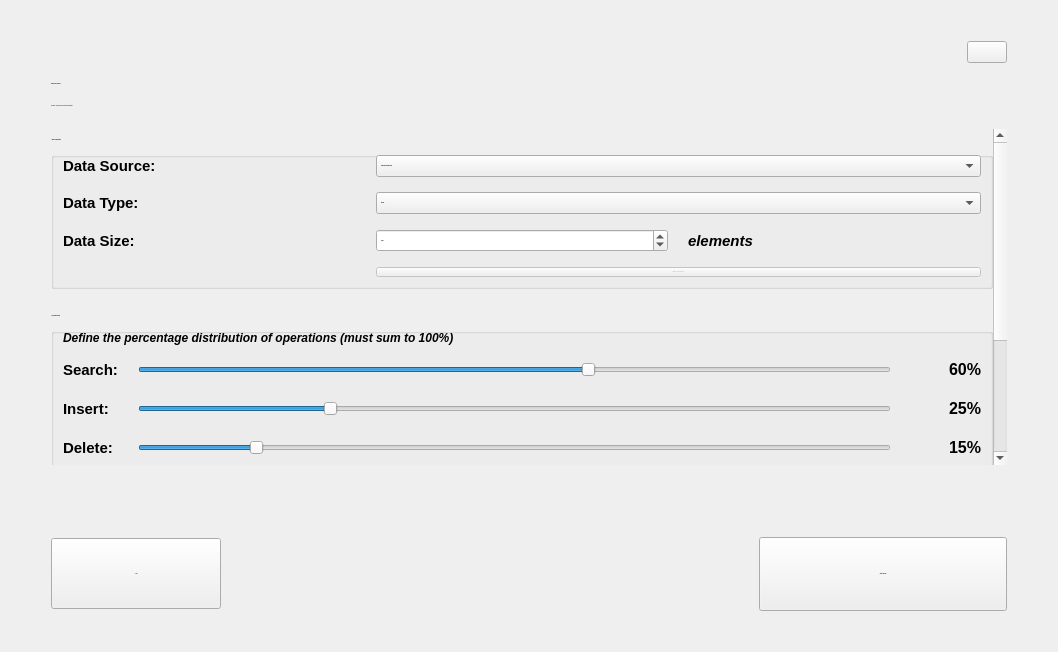
<?xml version="1.0" encoding="UTF-8"?>
<ui version="4.0">
 <class>NewAnalysis</class>
 <widget class="NewAnalysis" name="NewAnalysis">
  <property name="geometry">
   <rect>
    <x>0</x>
    <y>0</y>
    <width>1058</width>
    <height>652</height>
   </rect>
  </property>
  <property name="windowTitle">
   <string>New Analysis - DSA Optimizer</string>
  </property>
  <property name="styleSheet">
   <string notr="true">/* Main Window - Dark Theme */
NewAnalysis {
    background-color: #1a1d2e;
}

/* Content Area */
#contentArea {
    background-color: #1a1d2e;
}

/* Page Title */
#pageTitle {
    color: #ffffff;
    font-size: 32px;
    font-weight: bold;
}

#pageSubtitle {
    color: #8b92a7;
    font-size: 14px;
}

/* Group Boxes */
QGroupBox {
    background-color: #1f2333;
    border: 1px solid #2a2d3e;
    border-radius: 12px;
    padding: 20px;
    margin-top: 15px;
    color: #ffffff;
    font-size: 14px;
    font-weight: bold;
}

QGroupBox::title {
    subcontrol-origin: margin;
    subcontrol-position: top left;
    padding: 0 10px;
    background-color: #1f2333;
    color: #ffffff;
    font-size: 14px;
}

/* Labels */
QLabel {
    color: #ffffff;
}

QLabel[font-style=&quot;italic&quot;] {
    color: #8b92a7;
    font-style: italic;
}

/* Combo Boxes */
QComboBox {
    background-color: #2a2d3e;
    border: 1px solid #353847;
    border-radius: 8px;
    padding: 10px 15px;
    color: #ffffff;
    selection-background-color: #00d4ff;
    min-height: 40px;
    font-size: 14px;
}

QComboBox:hover {
    border-color: #00d4ff;
}

QComboBox::drop-down {
    border: none;
}

QComboBox::down-arrow {
    border-left: 5px solid transparent;
    border-right: 5px solid transparent;
    border-top: 5px solid #8b92a7;
    margin-right: 10px;
}

QComboBox QAbstractItemView {
    background-color: #2a2d3e;
    border: 1px solid #353847;
    border-radius: 8px;
    color: #ffffff;
    selection-background-color: #00d4ff;
}

/* Spin Box */
QSpinBox {
    background-color: #2a2d3e;
    border: 1px solid #353847;
    border-radius: 8px;
    padding: 10px 15px;
    color: #ffffff;
    min-height: 40px;
    font-size: 14px;
}

QSpinBox:hover {
    border-color: #00d4ff;
}

QSpinBox::up-button, QSpinBox::down-button {
    background-color: #353847;
    border: none;
    border-radius: 4px;
    width: 24px;
}

/* Sliders */
QSlider::groove:horizontal {
    height: 8px;
    background: #2a2d3e;
    border-radius: 4px;
}

QSlider::handle:horizontal {
    background: #00d4ff;
    width: 24px;
    height: 24px;
    margin: -8px 0;
    border-radius: 12px;
}

QSlider::handle:horizontal:hover {
    background: #00b8e6;
}

QSlider::sub-page:horizontal {
    background: #00d4ff;
    border-radius: 4px;
}

/* Check Boxes */
QCheckBox {
    color: #ffffff;
    spacing: 12px;
    font-size: 14px;
}

QCheckBox::indicator {
    width: 22px;
    height: 22px;
    border: 2px solid #353847;
    border-radius: 6px;
    background-color: #2a2d3e;
}

QCheckBox::indicator:checked {
    background-color: #00d4ff;
    border-color: #00d4ff;
}

QCheckBox::indicator:hover {
    border-color: #00d4ff;
}

/* Buttons */
QPushButton {
    border-radius: 8px;
    font-size: 14px;
    font-weight: normal;
    padding: 12px 24px;
}

QPushButton#uploadFileButton {
    background-color: #2a2d3e;
    color: #ffffff;
    border: 1px solid #353847;
    min-height: 40px;
}

QPushButton#uploadFileButton:hover {
    background-color: #353847;
    border-color: #00d4ff;
}

QPushButton#uploadFileButton:disabled {
    background-color: #1f2333;
    color: #5a5f6e;
    border-color: #2a2d3e;
}

QPushButton#backButton {
    background-color: #2a2d3e;
    color: #ffffff;
    border: 1px solid #353847;
    min-width: 120px;
    min-height: 40px;
}

QPushButton#backButton:hover {
    background-color: #353847;
    border-color: #ff6b6b;
}

QPushButton#startAnalysisButton {
    background-color: #00d4ff;
    color: #ffffff;
    border: none;
    font-weight: bold;
    min-width: 200px;
    min-height: 40px;
}

QPushButton#startAnalysisButton:hover {
    background-color: #00b8e6;
}

/* Scroll Area */
QScrollArea {
    border: none;
    background-color: transparent;
}

QScrollArea &gt; QWidget &gt; QWidget {
    background-color: transparent;
}

QScrollBar:vertical {
    background-color: #2a2d3e;
    width: 10px;
    border-radius: 5px;
}

QScrollBar::handle:vertical {
    background-color: #353847;
    border-radius: 5px;
    min-height: 20px;
}

QScrollBar::handle:vertical:hover {
    background-color: #00d4ff;
}

/* Value Labels */
QLabel.valueLabel {
    color: #00d4ff;
    font-size: 14px;
    font-weight: bold;
}

/* Total Percentage Label */
#totalPercentageLabel {
    color: #4ade80;
    font-size: 14px;
    font-weight: bold;
}

/* Settings Button */
QPushButton#settingsButton {
    background-color: transparent;
    border: none;
    color: #8b92a7;
    font-size: 20px;
}

QPushButton#settingsButton:hover {
    color: #ffffff;
}

/* Grid Layout Spacing */
QGridLayout {
    spacing: 15px;
}</string>
  </property>
  <layout class="QVBoxLayout" name="verticalLayout">
   <item>
    <layout class="QHBoxLayout" name="horizontalLayout" stretch="1">
     <property name="spacing">
      <number>0</number>
     </property>
     <property name="leftMargin">
      <number>0</number>
     </property>
     <property name="topMargin">
      <number>0</number>
     </property>
     <property name="rightMargin">
      <number>0</number>
     </property>
     <property name="bottomMargin">
      <number>0</number>
     </property>
     <item>
      <widget class="QFrame" name="contentArea">
       <layout class="QVBoxLayout" name="verticalLayout_2">
        <property name="spacing">
         <number>20</number>
        </property>
        <property name="leftMargin">
         <number>40</number>
        </property>
        <property name="topMargin">
         <number>30</number>
        </property>
        <property name="rightMargin">
         <number>40</number>
        </property>
        <property name="bottomMargin">
         <number>30</number>
        </property>
        <item>
         <layout class="QHBoxLayout" name="horizontalLayout_3">
          <item>
           <spacer name="horizontalSpacer">
            <property name="orientation">
             <enum>Qt::Orientation::Horizontal</enum>
            </property>
            <property name="sizeHint" stdset="0">
             <size>
              <width>40</width>
              <height>20</height>
             </size>
            </property>
           </spacer>
          </item>
          <item>
           <widget class="QPushButton" name="settingsButton">
            <property name="text">
             <string/>
            </property>
            <property name="icon">
             <iconset resource="../resources/resources.qrc">
              <normaloff>:/Icons/settings_24dp_E3E3E3_FILL0_wght400_GRAD0_opsz24.svg</normaloff>:/Icons/settings_24dp_E3E3E3_FILL0_wght400_GRAD0_opsz24.svg</iconset>
            </property>
            <property name="iconSize">
             <size>
              <width>30</width>
              <height>30</height>
             </size>
            </property>
           </widget>
          </item>
         </layout>
        </item>
        <item>
         <widget class="QLabel" name="pageTitle">
          <property name="font">
           <font>
            <pointsize>-1</pointsize>
            <bold>true</bold>
           </font>
          </property>
          <property name="text">
           <string>Create New Analysis</string>
          </property>
         </widget>
        </item>
        <item>
         <widget class="QLabel" name="pageSubtitle">
          <property name="font">
           <font>
            <pointsize>-1</pointsize>
           </font>
          </property>
          <property name="text">
           <string>Configure your data structure analysis parameters</string>
          </property>
         </widget>
        </item>
        <item>
         <spacer name="verticalSpacer_3">
          <property name="orientation">
           <enum>Qt::Orientation::Vertical</enum>
          </property>
          <property name="sizeType">
           <enum>QSizePolicy::Policy::Fixed</enum>
          </property>
          <property name="sizeHint" stdset="0">
           <size>
            <width>20</width>
            <height>2</height>
           </size>
          </property>
         </spacer>
        </item>
        <item>
         <widget class="QScrollArea" name="scrollArea">
          <property name="frameShape">
           <enum>QFrame::Shape::NoFrame</enum>
          </property>
          <property name="verticalScrollBarPolicy">
           <enum>Qt::ScrollBarPolicy::ScrollBarAsNeeded</enum>
          </property>
          <property name="horizontalScrollBarPolicy">
           <enum>Qt::ScrollBarPolicy::ScrollBarAlwaysOff</enum>
          </property>
          <property name="widgetResizable">
           <bool>true</bool>
          </property>
          <widget class="QWidget" name="scrollAreaWidgetContents">
           <property name="geometry">
            <rect>
             <x>0</x>
             <y>0</y>
             <width>948</width>
             <height>908</height>
            </rect>
           </property>
           <layout class="QVBoxLayout" name="scrollLayout">
            <property name="spacing">
             <number>25</number>
            </property>
            <property name="leftMargin">
             <number>0</number>
            </property>
            <property name="rightMargin">
             <number>0</number>
            </property>
            <item>
             <widget class="QGroupBox" name="dataConfigGroup">
              <property name="font">
               <font>
                <pointsize>-1</pointsize>
                <bold>true</bold>
               </font>
              </property>
              <property name="title">
               <string>📁 Data Configuration</string>
              </property>
              <layout class="QVBoxLayout" name="dataConfigLayout">
               <property name="spacing">
                <number>15</number>
               </property>
               <item>
                <layout class="QGridLayout" name="dataGridLayout">
                 <property name="horizontalSpacing">
                  <number>20</number>
                 </property>
                 <property name="verticalSpacing">
                  <number>15</number>
                 </property>
                 <item row="0" column="0">
                  <widget class="QLabel" name="dataSourceLabel">
                   <property name="font">
                    <font>
                     <pointsize>11</pointsize>
                    </font>
                   </property>
                   <property name="text">
                    <string>Data Source:</string>
                   </property>
                   <property name="alignment">
                    <set>Qt::AlignmentFlag::AlignLeading|Qt::AlignmentFlag::AlignLeft|Qt::AlignmentFlag::AlignVCenter</set>
                   </property>
                  </widget>
                 </item>
                 <item row="0" column="1" colspan="2">
                  <widget class="QComboBox" name="dataSourceCombo">
                   <item>
                    <property name="text">
                     <string>Generate Random Data</string>
                    </property>
                   </item>
                   <item>
                    <property name="text">
                     <string>Upload from File (CSV/TXT)</string>
                    </property>
                   </item>
                   <item>
                    <property name="text">
                     <string>Use Sample Dataset</string>
                    </property>
                   </item>
                  </widget>
                 </item>
                 <item row="1" column="0">
                  <widget class="QLabel" name="dataTypeLabel">
                   <property name="font">
                    <font>
                     <pointsize>11</pointsize>
                    </font>
                   </property>
                   <property name="text">
                    <string>Data Type:</string>
                   </property>
                  </widget>
                 </item>
                 <item row="1" column="1" colspan="2">
                  <widget class="QComboBox" name="dataTypeCombo">
                   <item>
                    <property name="text">
                     <string>Integer</string>
                    </property>
                   </item>
                   <item>
                    <property name="text">
                     <string>String</string>
                    </property>
                   </item>
                   <item>
                    <property name="text">
                     <string>Double</string>
                    </property>
                   </item>
                   <item>
                    <property name="text">
                     <string>Mixed</string>
                    </property>
                   </item>
                  </widget>
                 </item>
                 <item row="2" column="0">
                  <widget class="QLabel" name="dataSizeLabel">
                   <property name="font">
                    <font>
                     <pointsize>11</pointsize>
                    </font>
                   </property>
                   <property name="text">
                    <string>Data Size:</string>
                   </property>
                  </widget>
                 </item>
                 <item row="2" column="1">
                  <widget class="QSpinBox" name="dataSizeSpinBox">
                   <property name="minimum">
                    <number>100</number>
                   </property>
                   <property name="maximum">
                    <number>1000000</number>
                   </property>
                   <property name="singleStep">
                    <number>1000</number>
                   </property>
                   <property name="value">
                    <number>10000</number>
                   </property>
                  </widget>
                 </item>
                 <item row="2" column="2">
                  <widget class="QLabel" name="dataSizeHintLabel">
                   <property name="font">
                    <font>
                     <pointsize>11</pointsize>
                     <italic>true</italic>
                    </font>
                   </property>
                   <property name="text">
                    <string>elements</string>
                   </property>
                  </widget>
                 </item>
                 <item row="3" column="1" colspan="2">
                  <widget class="QPushButton" name="uploadFileButton">
                   <property name="enabled">
                    <bool>false</bool>
                   </property>
                   <property name="text">
                    <string>📁 Browse and Upload File...</string>
                   </property>
                  </widget>
                 </item>
                </layout>
               </item>
              </layout>
             </widget>
            </item>
            <item>
             <widget class="QGroupBox" name="operationProfileGroup">
              <property name="font">
               <font>
                <pointsize>-1</pointsize>
                <bold>true</bold>
               </font>
              </property>
              <property name="title">
               <string>⚙️ Operation Profile</string>
              </property>
              <layout class="QVBoxLayout" name="operationLayout">
               <property name="spacing">
                <number>15</number>
               </property>
               <item>
                <widget class="QLabel" name="operationHintLabel">
                 <property name="font">
                  <font>
                   <pointsize>9</pointsize>
                   <italic>true</italic>
                  </font>
                 </property>
                 <property name="text">
                  <string>Define the percentage distribution of operations (must sum to 100%)</string>
                 </property>
                </widget>
               </item>
               <item>
                <layout class="QGridLayout" name="sliderGridLayout">
                 <property name="spacing">
                  <number>20</number>
                 </property>
                 <item row="0" column="0">
                  <widget class="QLabel" name="searchOperationLabel">
                   <property name="font">
                    <font>
                     <pointsize>11</pointsize>
                    </font>
                   </property>
                   <property name="text">
                    <string>Search:</string>
                   </property>
                  </widget>
                 </item>
                 <item row="0" column="1">
                  <widget class="QSlider" name="searchSlider">
                   <property name="minimum">
                    <number>0</number>
                   </property>
                   <property name="maximum">
                    <number>100</number>
                   </property>
                   <property name="value">
                    <number>60</number>
                   </property>
                   <property name="orientation">
                    <enum>Qt::Orientation::Horizontal</enum>
                   </property>
                  </widget>
                 </item>
                 <item row="0" column="2">
                  <widget class="QLabel" name="searchValueLabel">
                   <property name="minimumSize">
                    <size>
                     <width>70</width>
                     <height>0</height>
                    </size>
                   </property>
                   <property name="font">
                    <font>
                     <pointsize>12</pointsize>
                     <bold>true</bold>
                    </font>
                   </property>
                   <property name="text">
                    <string>60%</string>
                   </property>
                   <property name="alignment">
                    <set>Qt::AlignmentFlag::AlignRight|Qt::AlignmentFlag::AlignTrailing|Qt::AlignmentFlag::AlignVCenter</set>
                   </property>
                  </widget>
                 </item>
                 <item row="1" column="0">
                  <widget class="QLabel" name="insertOperationLabel">
                   <property name="font">
                    <font>
                     <pointsize>11</pointsize>
                    </font>
                   </property>
                   <property name="text">
                    <string>Insert:</string>
                   </property>
                  </widget>
                 </item>
                 <item row="1" column="1">
                  <widget class="QSlider" name="insertSlider">
                   <property name="minimum">
                    <number>0</number>
                   </property>
                   <property name="maximum">
                    <number>100</number>
                   </property>
                   <property name="value">
                    <number>25</number>
                   </property>
                   <property name="orientation">
                    <enum>Qt::Orientation::Horizontal</enum>
                   </property>
                  </widget>
                 </item>
                 <item row="1" column="2">
                  <widget class="QLabel" name="insertValueLabel">
                   <property name="minimumSize">
                    <size>
                     <width>70</width>
                     <height>0</height>
                    </size>
                   </property>
                   <property name="font">
                    <font>
                     <pointsize>12</pointsize>
                     <bold>true</bold>
                    </font>
                   </property>
                   <property name="text">
                    <string>25%</string>
                   </property>
                   <property name="alignment">
                    <set>Qt::AlignmentFlag::AlignRight|Qt::AlignmentFlag::AlignTrailing|Qt::AlignmentFlag::AlignVCenter</set>
                   </property>
                  </widget>
                 </item>
                 <item row="2" column="0">
                  <widget class="QLabel" name="deleteOperationLabel">
                   <property name="font">
                    <font>
                     <pointsize>11</pointsize>
                    </font>
                   </property>
                   <property name="text">
                    <string>Delete:</string>
                   </property>
                  </widget>
                 </item>
                 <item row="2" column="1">
                  <widget class="QSlider" name="deleteSlider">
                   <property name="minimum">
                    <number>0</number>
                   </property>
                   <property name="maximum">
                    <number>100</number>
                   </property>
                   <property name="value">
                    <number>15</number>
                   </property>
                   <property name="orientation">
                    <enum>Qt::Orientation::Horizontal</enum>
                   </property>
                  </widget>
                 </item>
                 <item row="2" column="2">
                  <widget class="QLabel" name="deleteValueLabel">
                   <property name="minimumSize">
                    <size>
                     <width>70</width>
                     <height>0</height>
                    </size>
                   </property>
                   <property name="font">
                    <font>
                     <pointsize>12</pointsize>
                     <bold>true</bold>
                    </font>
                   </property>
                   <property name="text">
                    <string>15%</string>
                   </property>
                   <property name="alignment">
                    <set>Qt::AlignmentFlag::AlignRight|Qt::AlignmentFlag::AlignTrailing|Qt::AlignmentFlag::AlignVCenter</set>
                   </property>
                  </widget>
                 </item>
                </layout>
               </item>
               <item>
                <widget class="QLabel" name="totalPercentageLabel">
                 <property name="font">
                  <font>
                   <pointsize>-1</pointsize>
                   <bold>true</bold>
                  </font>
                 </property>
                 <property name="text">
                  <string>Total: 100% ✓</string>
                 </property>
                 <property name="alignment">
                  <set>Qt::AlignmentFlag::AlignRight|Qt::AlignmentFlag::AlignTrailing|Qt::AlignmentFlag::AlignVCenter</set>
                 </property>
                </widget>
               </item>
              </layout>
             </widget>
            </item>
            <item>
             <widget class="QGroupBox" name="constraintsGroup">
              <property name="font">
               <font>
                <pointsize>-1</pointsize>
                <bold>true</bold>
               </font>
              </property>
              <property name="title">
               <string>🎯 Constraints &amp; Requirements</string>
              </property>
              <layout class="QVBoxLayout" name="constraintsLayout">
               <property name="spacing">
                <number>15</number>
               </property>
               <item>
                <widget class="QLabel" name="constraintsHintLabel">
                 <property name="font">
                  <font>
                   <pointsize>9</pointsize>
                   <italic>true</italic>
                  </font>
                 </property>
                 <property name="text">
                  <string>Select specific requirements for your use case</string>
                 </property>
                </widget>
               </item>
               <item>
                <layout class="QGridLayout" name="constraintsGridLayout">
                 <property name="horizontalSpacing">
                  <number>30</number>
                 </property>
                 <property name="verticalSpacing">
                  <number>15</number>
                 </property>
                 <item row="0" column="0">
                  <widget class="QCheckBox" name="speedCriticalCheck">
                   <property name="font">
                    <font>
                     <pointsize>-1</pointsize>
                    </font>
                   </property>
                   <property name="text">
                    <string>⚡ Speed Critical (Real-time)</string>
                   </property>
                  </widget>
                 </item>
                 <item row="0" column="1">
                  <widget class="QCheckBox" name="memoryConstrainedCheck">
                   <property name="font">
                    <font>
                     <pointsize>-1</pointsize>
                    </font>
                   </property>
                   <property name="text">
                    <string>💾 Memory Constrained</string>
                   </property>
                  </widget>
                 </item>
                 <item row="1" column="0">
                  <widget class="QCheckBox" name="rangeQueriesCheck">
                   <property name="font">
                    <font>
                     <pointsize>-1</pointsize>
                    </font>
                   </property>
                   <property name="text">
                    <string>📊 Needs Range Queries</string>
                   </property>
                  </widget>
                 </item>
                 <item row="1" column="1">
                  <widget class="QCheckBox" name="prefixSearchCheck">
                   <property name="font">
                    <font>
                     <pointsize>-1</pointsize>
                    </font>
                   </property>
                   <property name="text">
                    <string>🔍 Needs Prefix Search</string>
                   </property>
                  </widget>
                 </item>
                 <item row="2" column="0">
                  <widget class="QCheckBox" name="priorityQueueCheck">
                   <property name="font">
                    <font>
                     <pointsize>-1</pointsize>
                    </font>
                   </property>
                   <property name="text">
                    <string>📋 Needs Priority Queue</string>
                   </property>
                  </widget>
                 </item>
                 <item row="2" column="1">
                  <widget class="QCheckBox" name="sortedDataCheck">
                   <property name="font">
                    <font>
                     <pointsize>-1</pointsize>
                    </font>
                   </property>
                   <property name="text">
                    <string>🔢 Data is Pre-Sorted</string>
                   </property>
                  </widget>
                 </item>
                </layout>
               </item>
              </layout>
             </widget>
            </item>
           </layout>
          </widget>
         </widget>
        </item>
        <item>
         <spacer name="verticalSpacer_4">
          <property name="orientation">
           <enum>Qt::Orientation::Vertical</enum>
          </property>
          <property name="sizeType">
           <enum>QSizePolicy::Policy::Expanding</enum>
          </property>
          <property name="sizeHint" stdset="0">
           <size>
            <width>20</width>
            <height>20</height>
           </size>
          </property>
         </spacer>
        </item>
        <item>
         <layout class="QHBoxLayout" name="buttonLayout">
          <property name="spacing">
           <number>15</number>
          </property>
          <item>
           <widget class="QPushButton" name="backButton">
            <property name="minimumSize">
             <size>
              <width>170</width>
              <height>71</height>
             </size>
            </property>
            <property name="font">
             <font>
              <pointsize>-1</pointsize>
              <bold>false</bold>
             </font>
            </property>
            <property name="text">
             <string>← Back</string>
            </property>
           </widget>
          </item>
          <item>
           <spacer name="horizontalSpacer_2">
            <property name="orientation">
             <enum>Qt::Orientation::Horizontal</enum>
            </property>
            <property name="sizeHint" stdset="0">
             <size>
              <width>40</width>
              <height>20</height>
             </size>
            </property>
           </spacer>
          </item>
          <item>
           <widget class="QPushButton" name="startAnalysisButton">
            <property name="minimumSize">
             <size>
              <width>248</width>
              <height>74</height>
             </size>
            </property>
            <property name="font">
             <font>
              <pointsize>-1</pointsize>
              <bold>true</bold>
             </font>
            </property>
            <property name="text">
             <string> Start Analysis</string>
            </property>
           </widget>
          </item>
         </layout>
        </item>
       </layout>
      </widget>
     </item>
    </layout>
   </item>
  </layout>
 </widget>
 <customwidgets>
  <customwidget>
   <class>NewAnalysis</class>
   <extends>QWidget</extends>
   <header>newAnalysis.h</header>
   <container>1</container>
  </customwidget>
 </customwidgets>
 <resources>
  <include location="../resources/resources.qrc"/>
 </resources>
 <connections/>
</ui>
